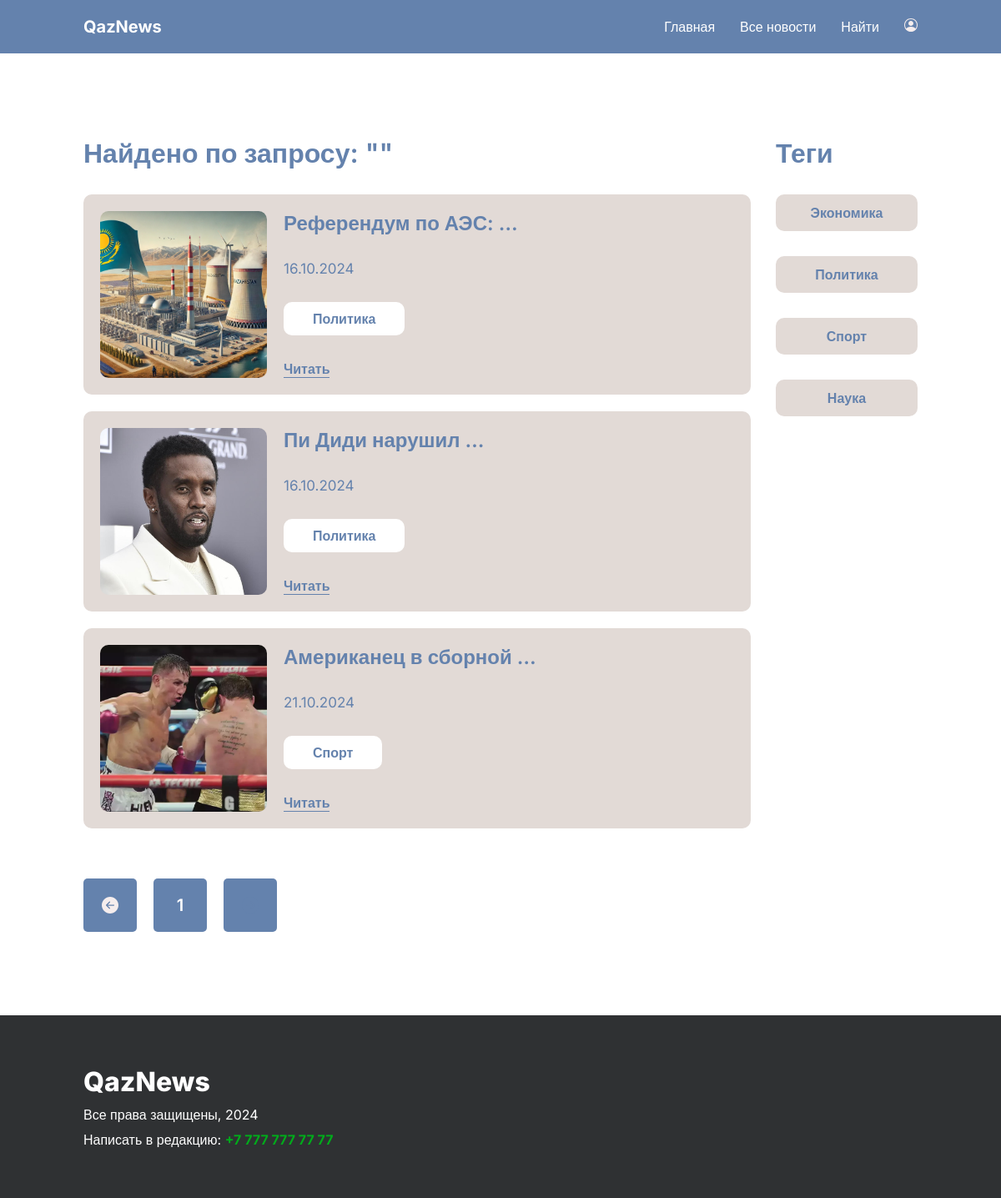
The app's page /news/search/results/, older data.
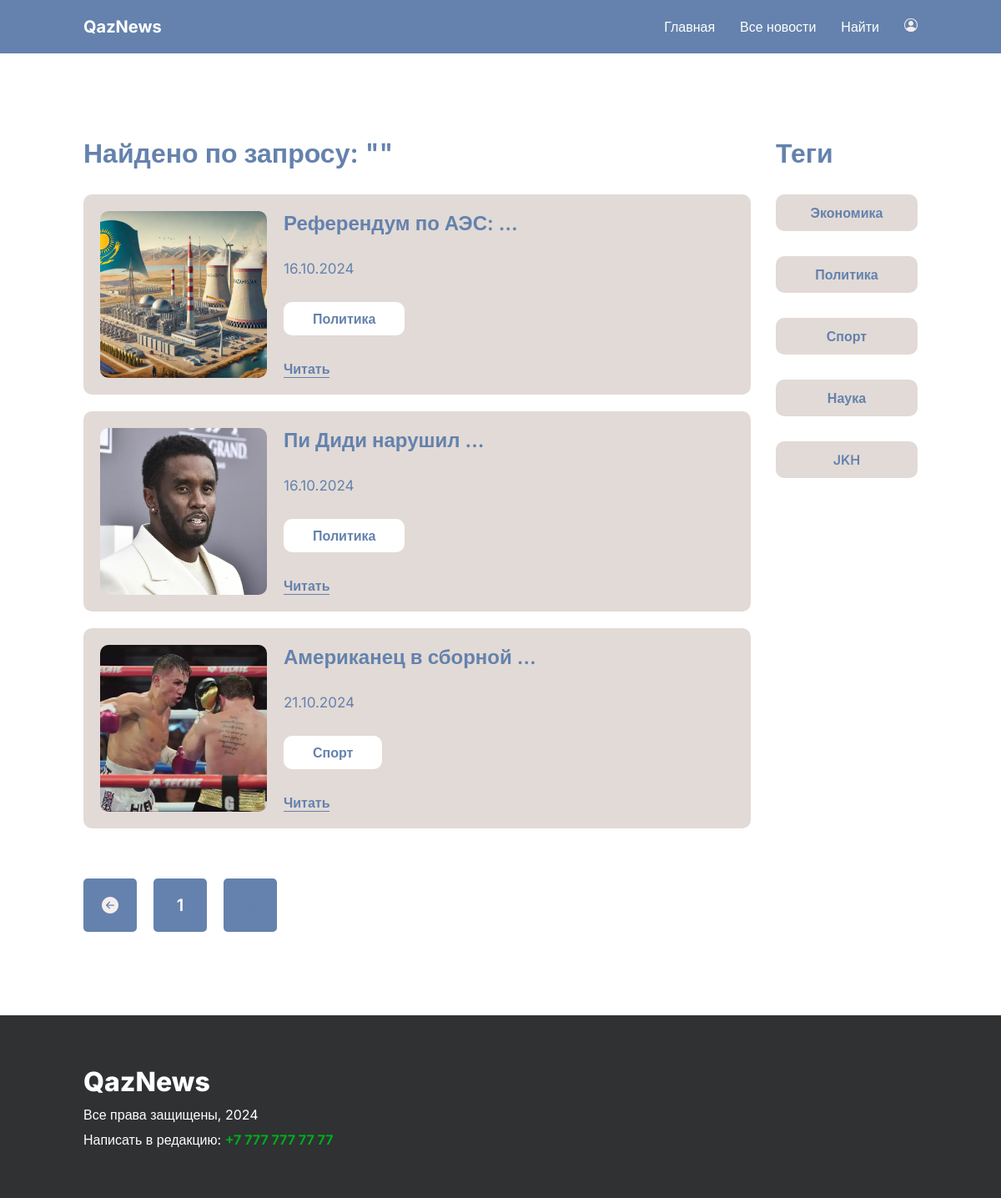
The same page, newer data.
### core_app/models.py (models this page shows, shortened)
class Post(models.Model):
    title = models.CharField("Название поста", max_length=150)
    tag = models.ForeignKey(Tag, on_delete=models.CASCADE, verbose_name="Тег")
    description = models.TextField("Описание поста")
    image = models.ImageField("Фото", upload_to="news/images/")
    created_at = models.DateTimeField("Дата и время публикации", default=datetime.now)
    class Meta:
        verbose_name = "Новость"
        verbose_name_plural = "Новости"

class Tag(models.Model):
    name = models.CharField("Название тега", max_length=100)
    slug = models.SlugField(unique=True, editable=False, blank=True)
    class Meta:
        verbose_name = "Тег"
        verbose_name_plural = "Теги"

### core_app/views.py (the view)
# urls.py: path('news/search/results/', views.search_results_page, name='search_results_page'),
def search_results_page(request):
    query = request.GET.get('q', '').strip()
    post_list = Post.objects.filter(
        Q(title__icontains=query)
    ) | Post.objects.filter(
        Q(description__icontains=query)
    )
    paginator = Paginator(post_list, 5)
    page_number = request.GET.get('page')
    posts = paginator.get_page(page_number)
    tags = Tag.objects.all()
    context = {
        'tags': tags,
        'posts': posts,
        'query': query
    }
    return render(request, "./client/search-results.html", context)

### core_app/templates/client/search-results.html (shortened to what this page needs)
{% extends 'base.html' %}
{% load static %}
{% block content %}
    <section class="page-block">
        <div class="container page-block__row">
            <div class="page-block__item">
                <h1 class="title">Найдено по запросу: "{{query}}"</h1>
                <div class="news-list">
                    {% for post in posts %}
                    <div class="news-card">
                        <img src="{{ post.image.url }}" alt="{{post.title}}" class="news-card__image">
                        <div class="news-card__content">
                            <h3 class="news-card__title">{{post.title|truncatewords:3}}</h3>
                            <span class="news-card__date">{{post.created_at|date:"d.m.Y"}}</span>
                            <a href="{% url 'tags_news_page' slug=post.tag.slug %}" class="news-card__tag">{{post.tag.name}}</a>
                            <a href="{% url 'news_detail_page' pk=post.pk %}" class="news-card__link">Читать</a>
                        </div>
                    </div>
                     {% endfor %}
                    </div>
                </div>
                <div class="page-block__item">
                    <h2 class="title">Теги</h2>
                    <ul class="tags-nav">
                        {% for tag in tags %}
                            <li class="tags-nav__item">
                                <a href="{% url 'tags_news_page' slug=tag.slug %}" class="tags-nav__link">{{ tag.name }}</a>
                            </li>
                        {% endfor %}
                    </ul>
                </div>
               <div class="paginations">
                <ul class="pagination-nav">
                    {% if posts.has_previous %}
                    <li class="pogination-nav__item">
                        <a href="?page={{ posts.previous_page_number }}" class="pagination-nav__link">
                            <img src="{% static './images/pagination/left-white.svg'%}" alt="left">
                        </a>
                    </li>
                    {% else %}
                    <li class="pagination-nav__item">
                        <a href="#" class="pagination-nav__link active">
                            <img src="{% static './images/pagination/left-white.svg'%}" alt="left">
                        </a>
                    </li>
                    {% endif %}
                    {% for i in posts.paginator.page_range %}
                    <li class="pagination-nav__item ">
                        {% if posts.number == i %}
                        <a href="#" class="pagination-nav__link active">
                           {{ i }}
                        </a>
                        {% else %}
                        <a href="%?page={{ i }}" class="pagination-nav__link">
                            {{ i }}
                        </a>
                        {% endif %}
                    </li>
                    {% endfor %}
                    {% if posts.has_next %}
                    <li class="pagination-nav__item">
                        <a href="#" class="pagination-nav__link">
                            <img src="./images/pagination/right-dark.svg" alt="right">
                        </a>
                    </li>
                    {% else %}
                    <li class="pagination-nav__item">
                        <a href="#" class="pagination-nav__link active">
                            <img src="{% static './images/pagination/right-dark.svg'%}" alt="right">
                        </a>
                    </li>
                    {% endif %}
                </ul>
               </div>
            </div>
    </section>
    {% endblock %}

Row changes from the older to the newer data that the page shows:
added Tag: name "JKH"
